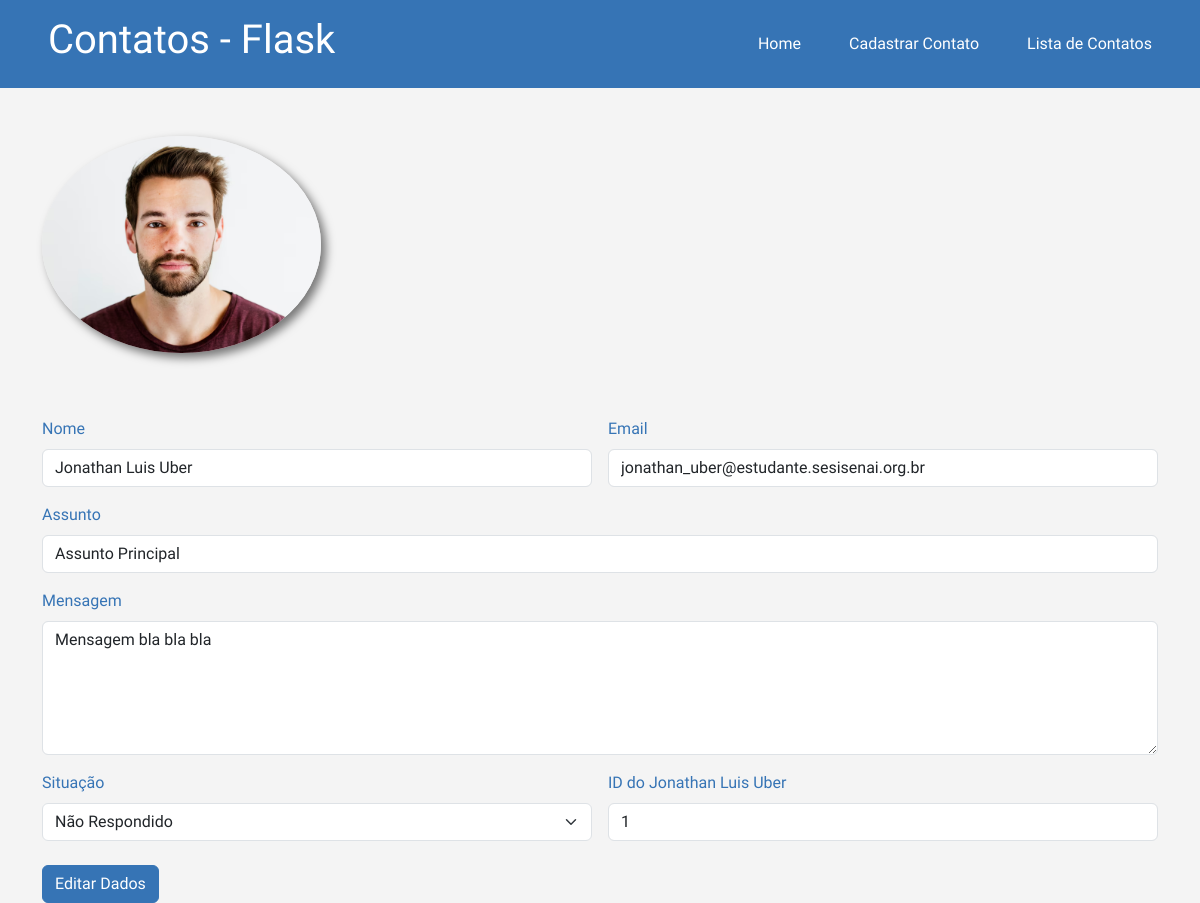
The page /contato/1 on the database its author committed.
### app/models.py (models this page shows)
class Contato(db.Model):
    id = db.Column(db.Integer, primary_key=True)
    data_envio = db.Column(db.DateTime, default=datetime.now())
    nome = db.Column(db.String(100), nullable=True)
    email = db.Column(db.String(100), nullable=True)
    assunto = db.Column(db.String(100), nullable=True)
    mensagem = db.Column(db.String(100), nullable=True)
    respondido = db.Column(db.Integer, default=0)

### app/views.py (the view)
@app.route('/contato/<int:id>')
def contatoDetalhes(id):
    obj = Contato.query.get(id)
    return render_template('contato_detalhes.html', obj = obj)

### app/templates/contato_detalhes.html (shortened to what this page needs)
{% extends "base.html" %}
{% block content %}
{%include "header.html" %}
<div class="container">
    <img src="{{url_for('static', filename='img/pessoa.avif')}}" alt="Imagem pessoa" id="pessoa" class="w-25 mt-5 rounded-circle">
    <form class="row g-3 mt-5">
        <div class="col-md-6">
          <label for="inputName4" class="form-label">Nome</label>
          <input type="text" class="form-control" id="inputName4" value="{{obj.nome}}" readonly>
        </div>
        <div class="col-md-6">
          <label for="inputEmail4" class="form-label">Email</label>
          <input type="email" class="form-control" id="inputEmail4" value="{{obj.email}}" readonly>
        </div>
        <div class="col-12">
          <label for="inputAssunto" class="form-label">Assunto</label>
          <input type="text" class="form-control" id="inputAssunto" value="{{obj.assunto}}" readonly>
        </div>
        <div class="col-12">
            <label for="exampleFormControlTextarea1" class="form-label">Mensagem</label>
            <textarea class="form-control" id="exampleFormControlTextarea1" rows="5" readonly>{{obj.mensagem}}</textarea>
        </div>
        <div class="col-md-6">
          <label for="inputState" class="form-label">Situação</label>
          <select id="inputState" class="form-select">
            <option selected>Não Respondido</option>
          </select>
        </div>
        <div class="col-md-6">
          <label for="inputID" class="form-label">ID do {{obj.nome}}</label>
          <input type="text" class="form-control" id="inputID" value="{{obj.id}}">
        </div>
        <div class="col-12">
            <button type="submit" class="btn btn-primary mt-2">Editar Dados</button>
          </div>
</div>
{% endblock %}

### app/static/style.css (style rules this page uses)
* { margin: 0; padding: 0; }
body { font-family: "Nata Sans", sans-serif; background-color: #f4f4f4; color: #3674B5; width: 100%; }
#pessoa { box-shadow: 5px 5px 10px rgba(0, 0, 0, 0.514); }
.container { width: 100% !important; }
button { border: 1px solid #3674B5 !important; background-color: #3674B5 !important; }

### rows shown on the page
Contato: nome "Jonathan Luis Uber", email "jonathan_uber@estudante.sesisenai.org.br", assunto "Assunto Principal", mensagem "Mensagem bla bla bla", id "1"
